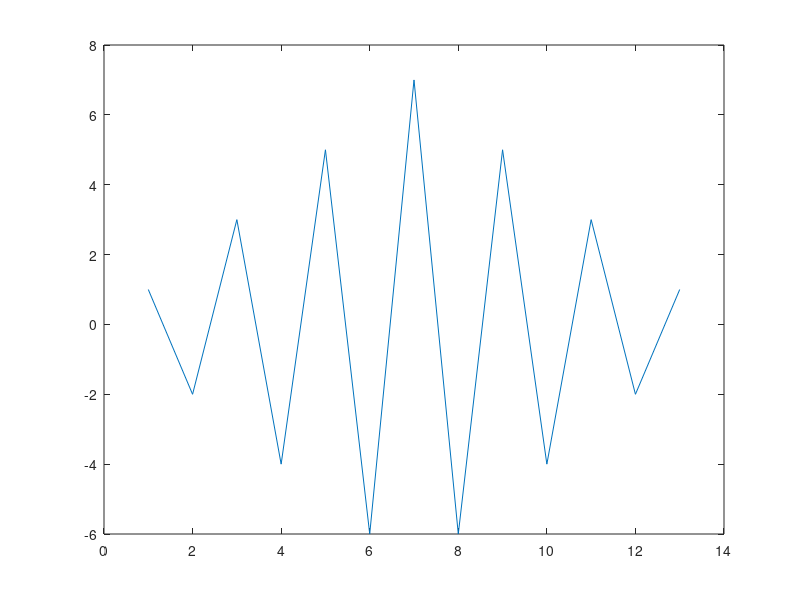
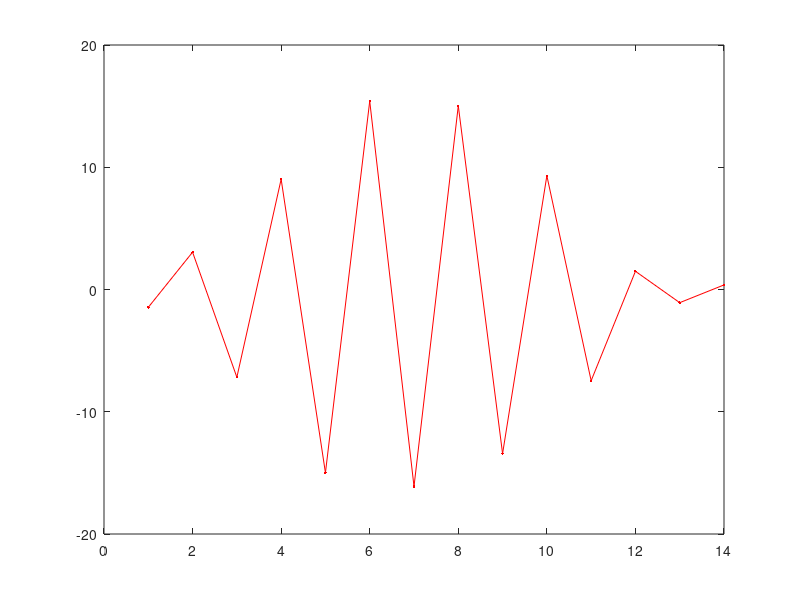
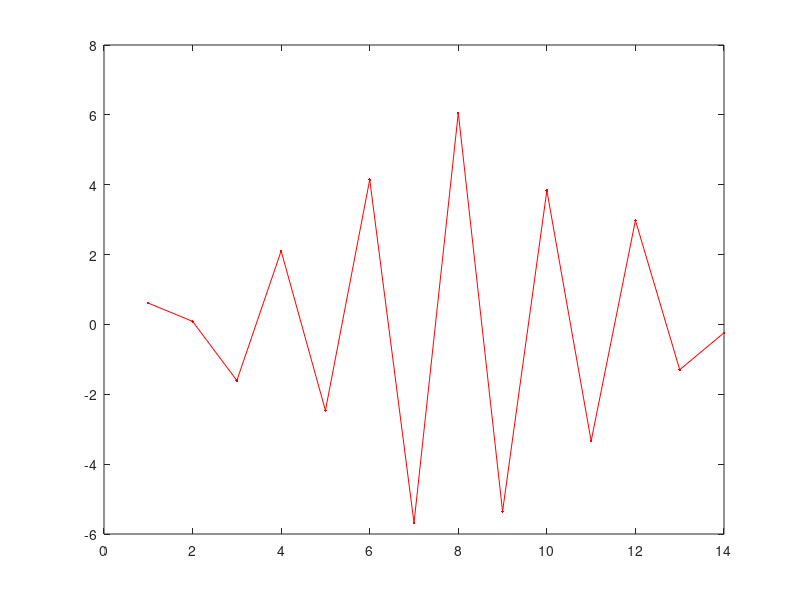

The MATLAB source for these figures, in order:
% a)
close all;
clc;
clear all;

flag = 2; %0 = PN sequence, 1 = Barker, 2 = given sequence
SNR = -5;
switch flag
    case 0        
        preamble = [1 1 1 -1 1 -1 -1];   % PN sequence
        
    case 1
        preamble = [1 1 1 -1 -1 1 -1];     % Length-7 Barker code, https://en.wikipedia.org/wiki/Barker_code
        
    case 2
        preamble = [1 -1 1 -1 1 -1 1];   % given sequence
    case 3
        preamble = [1 1 1 1 1 -1 -1 1 1 -1 1 -1 1]; % length-13 Baker code, 
end
figure
plot(xcorr(preamble)); % autocorrelation of preamble

Tp = length(preamble);          % length of preamble
delay = randi([1,20], 1);       % Generate a random delay between 1 and 20
tx = [zeros(1, delay) preamble]; % insert the sequence after the delay
rx = awgn(tx, SNR, 'measured');     % pass through awgn channel 
corr = conv(rx, fliplr(preamble));   % correlate the sequence and received vector
%g = corr(rx,preamble);
figure; plot(corr, '.-r')       % plot correlation

[tmp, Tmax] = max(corr);         %find location of max correlation
Tx_hat = Tmax - length(preamble);  %find delay (it will take length(pream
fprintf('delay = %d, estimation = %d\n', delay, Tx_hat)


% b
preamble_error = preamble;
preamble_error(1) = ~preamble_error(1);
preamble_error(7) = ~preamble_error(7);

tx_err = [zeros(1, delay) preamble_error]; % Insert wrong preamble
rx = awgn(tx_err, SNR, 'measured');     % insert the sequence after the delay
corr = conv(rx, fliplr(preamble));   % correlate the sequence and received vector
figure; plot(corr, '.-r')       % plot correlation

[tmp, Tmax] = max(corr);         %find location of max correlation
Tx_hat = Tmax - length(preamble_error);  %find delay
fprintf('delay = %d, estimation = %d\n', delay, Tx_hat)


%% Sychronization in the project
% Hints: 1. baseband preamble sequence correlate with the baseband signal
%        2. Listening time for preamble?

%% 
% Is the choice of the sequence important for estimating the delay?
% Try different sequences and see if it answers the question above. 
% Try, plot(xcorr(seq)) on different sequences and observe the shape and
% width besides the point of maximum correlation coefficient

